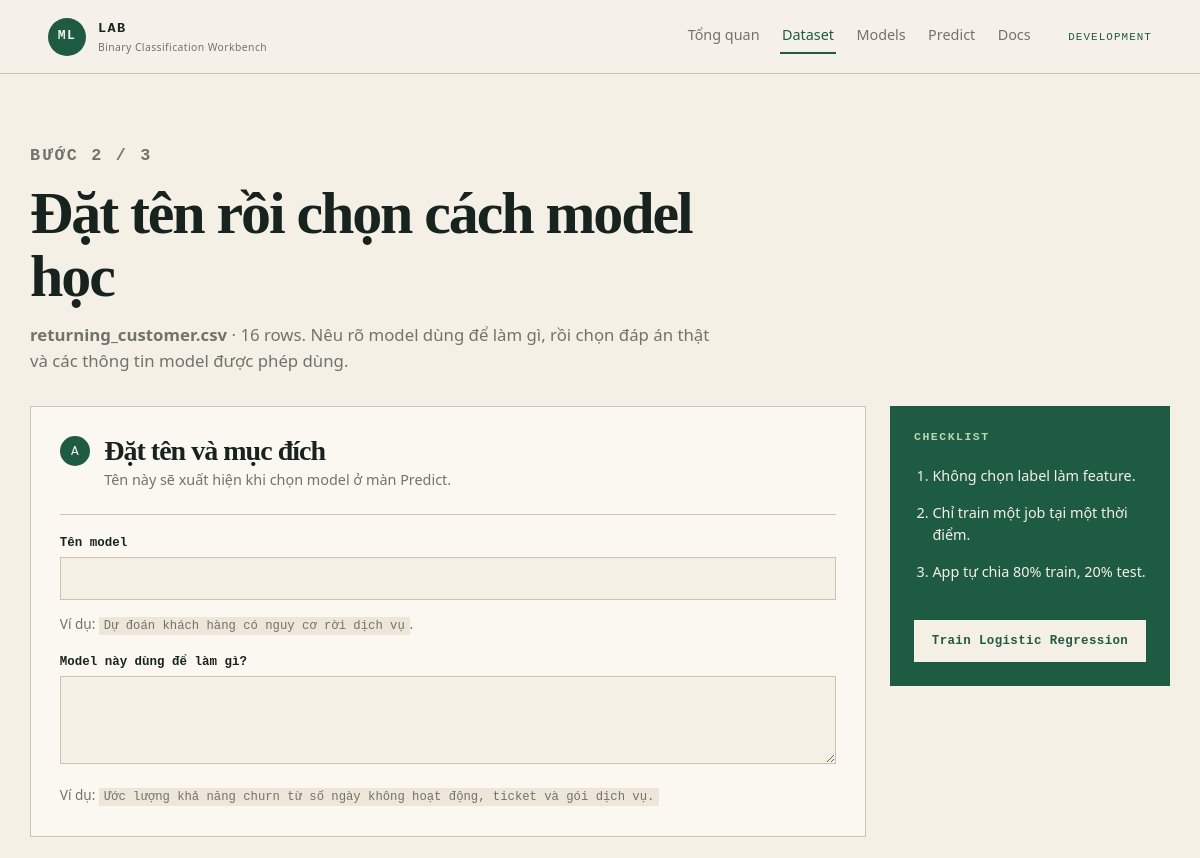
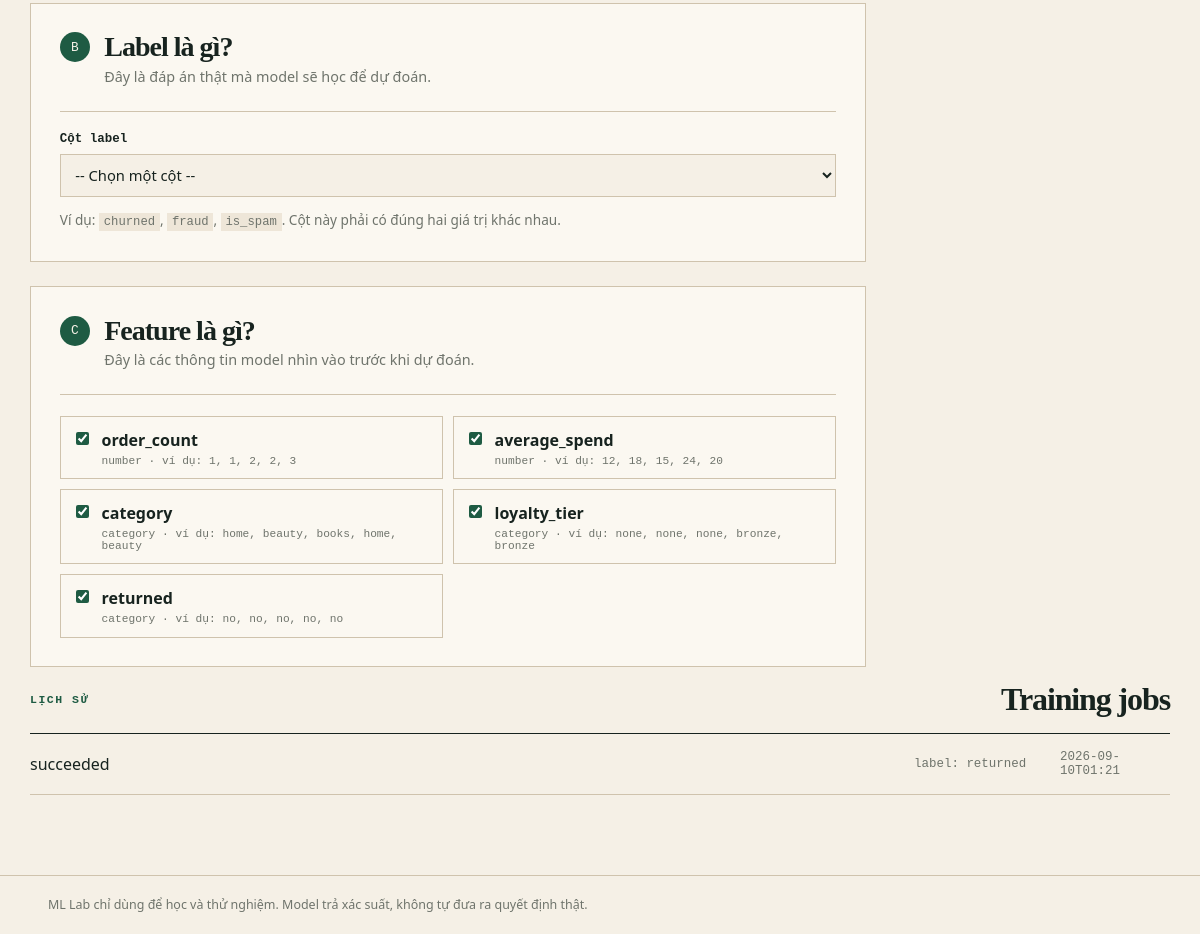
The app's page /datasets/0929758e529e451b958aeb99edbad1ea with its own data (2 pictures, top to bottom).
### tables this page shows
CREATE TABLE datasets (
                id TEXT PRIMARY KEY,
                original_filename TEXT NOT NULL,
                stored_path TEXT NOT NULL,
                row_count INTEGER NOT NULL,
                columns_json TEXT NOT NULL,
                created_at TEXT NOT NULL
            );

CREATE TABLE training_jobs (
                id TEXT PRIMARY KEY,
                dataset_id TEXT NOT NULL REFERENCES datasets(id),
                label_column TEXT NOT NULL,
                feature_columns_json TEXT NOT NULL,
                status TEXT NOT NULL CHECK(status IN ('queued', 'running', 'succeeded', 'failed')),
                error_message TEXT,
                started_at TEXT,
                completed_at TEXT,
                created_at TEXT NOT NULL
            , model_name TEXT, purpose TEXT);

### app/main.py (the view)
@app.get("/datasets/{dataset_id}", response_class=HTMLResponse)
def dataset_detail(request: Request, dataset_id: str):
    dataset = get_dataset(dataset_id)
    jobs = database.fetch_all("SELECT * FROM training_jobs WHERE dataset_id = ? ORDER BY created_at DESC", (dataset_id,))
    return view(request, "dataset_detail.html", active_page="datasets", dataset=dataset, jobs=jobs)

### app/templates/dataset_detail.html (shortened to what this page needs)
{% extends "base.html" %}
{% block content %}
<section class="page-heading compact"><p class="eyebrow">BƯỚC 2 / 3</p><h1>Đặt tên rồi chọn cách model học</h1><p><strong>{{ dataset.original_filename }}</strong> · {{ dataset.row_count }} rows. Nêu rõ model dùng để làm gì, rồi chọn đáp án thật và các thông tin model được phép dùng.</p></section>
<form class="training-layout" action="/datasets/{{ dataset.id }}/train" method="post" data-training-form>
  <section class="selection-panel">
    <div class="panel-heading"><span class="step-number">A</span><div><h2>Đặt tên và mục đích</h2><p>Tên này sẽ xuất hiện khi chọn model ở màn Predict.</p></div></div>
    <label class="form-label" for="model-name">Tên model</label>
    <input id="model-name" class="text-input" name="model_name" value="{{ form_values.model_name if form_values else '' }}" minlength="3" maxlength="80" required>
    <p class="form-help">Ví dụ: <code>Dự đoán khách hàng có nguy cơ rời dịch vụ</code>.</p>
    <label class="form-label form-label-spaced" for="purpose">Model này dùng để làm gì?</label>
    <textarea id="purpose" class="textarea-input" name="purpose" minlength="10" maxlength="240" required>{{ form_values.purpose if form_values else '' }}</textarea>
    <p class="form-help">Ví dụ: <code>Ước lượng khả năng churn từ số ngày không hoạt động, ticket và gói dịch vụ.</code></p>
  </section>
  <section class="selection-panel">
    <div class="panel-heading"><span class="step-number">B</span><div><h2>Label là gì?</h2><p>Đây là đáp án thật mà model sẽ học để dự đoán.</p></div></div>
    <label class="form-label" for="label-column">Cột label</label>
    <select id="label-column" name="label_column" class="select-input" required data-label-select>
      <option value="">-- Chọn một cột --</option>
    </select>
    <p class="form-help">Ví dụ: <code>churned</code>, <code>fraud</code>, <code>is_spam</code>. Cột này phải có đúng hai giá trị khác nhau.</p>
  </section>
  <section class="selection-panel">
    <div class="panel-heading"><span class="step-number">C</span><div><h2>Feature là gì?</h2><p>Đây là các thông tin model nhìn vào trước khi dự đoán.</p></div></div>
    <div class="column-list">
      {% for column in dataset.columns %}
      <label class="column-option" data-feature-option data-column-name="{{ column.name }}">
        <input type="checkbox" name="features" value="{{ column.name }}" checked>
        <span><strong>{{ column.name }}</strong><small>{{ column.kind }}{% if column.sample %} · ví dụ: {{ column.sample|join(', ') }}{% endif %}</small></span>
      </label>
      {% endfor %}
    </div>
  </section>
  <aside class="training-sidebar">
    <p class="eyebrow">CHECKLIST</p>
    <ol><li>Không chọn label làm feature.</li><li>Chỉ train một job tại một thời điểm.</li><li>App tự chia 80% train, 20% test.</li></ol>
    <button class="button button-primary button-wide" type="submit">Train Logistic Regression</button>
  </aside>
</form>
{% if jobs %}
<section class="recent-section"><div class="section-title"><p class="eyebrow">LỊCH SỬ</p><h2>Training jobs</h2></div><div class="list-card">{% for job in jobs %}<a class="list-row" href="/jobs/{{ job.id }}"><span>{{ job.status }}</span><span>label: {{ job.label_column }}</span><span>{{ job.created_at[:16] }}</span></a>{% endfor %}</div></section>
{% endif %}
{% endblock %}

### app/static/app.css (style rules this page uses)
:root { --ink: #17231f; --paper: #f5f0e6; --paper-deep: #e9dfcd; --line: #cfc3ad; --forest: #1e5b43; --moss: #568a4d; --coral: #bd563e; --soft-green: #dbe9d8; --soft-red: #f4ded7; --muted: #6f746c; --mono: "SFMono-Regular", Consolas, "Liberation Mono", monospace; --serif: Georgia, "Iowan Old Style", "Palatino Linotype", serif; --sans: "Avenir Next", "Segoe UI", sans-serif; }
* { box-sizing: border-box; }
body { margin: 0; color: var(--ink); background: var(--paper); font-family: var(--sans); line-height: 1.55; }
a { color: inherit; }
code { font-family: var(--mono); font-size: .9em; background: color-mix(in srgb, var(--paper-deep) 70%, transparent); padding: .12rem .3rem; }
h1, h2, h3, p { margin-top: 0; }
h1, h2 { font-family: var(--serif); line-height: 1.05; letter-spacing: -.035em; }
.eyebrow { color: var(--forest); font: 700 .72rem var(--mono); letter-spacing: .13em; }
.button { display: inline-flex; justify-content: center; align-items: center; min-height: 42px; border: 1px solid var(--forest); padding: .55rem 1rem; font: 700 .78rem var(--mono); letter-spacing: .03em; text-decoration: none; cursor: pointer; }
.button-primary { color: var(--paper); background: var(--forest); }
.button-wide { width: 100%; }
.recent-section { margin-top: 1rem; }
.section-title { display: flex; justify-content: space-between; align-items: end; margin-bottom: 1rem; }
.section-title h2 { margin: 0; font-size: 2rem; }
.list-card { border-top: 1px solid var(--ink); }
.list-row { display: grid; grid-template-columns: 1fr 130px 110px; gap: 1rem; align-items: center; padding: 1rem 0; border-bottom: 1px solid var(--line); text-decoration: none; }
.list-row span:not(:first-child) { color: var(--muted); font: .78rem var(--mono); }
.page-heading { max-width: 700px; margin-bottom: 3rem; }
.page-heading h1 { overflow-wrap: anywhere; font-size: clamp(2.7rem, 5vw, 4.5rem); margin-bottom: .9rem; }
.page-heading p { color: var(--muted); font-size: 1.05rem; }
.page-heading.compact { margin-bottom: 2rem; }
.training-layout { display: grid; grid-template-columns: minmax(0, 1fr) 280px; gap: 1.5rem; align-items: start; }
.selection-panel { padding: 1.8rem; background: #fbf8f1; border: 1px solid var(--line); }
.selection-panel { grid-column: 1; }
.panel-heading { display: flex; gap: .9rem; padding-bottom: 1.4rem; border-bottom: 1px solid var(--line); margin-bottom: 1.3rem; }
.panel-heading h2 { margin: 0 0 .25rem; font-size: 1.75rem; }
.panel-heading p { margin: 0; color: var(--muted); font-size: .9rem; }
.step-number { display: grid; place-items: center; flex: 0 0 auto; width: 30px; height: 30px; border-radius: 50%; color: var(--paper); background: var(--forest); font: .8rem var(--mono); }
.form-label, .field-group label { display: block; margin-bottom: .45rem; font: 700 .78rem var(--mono); }
.select-input, .text-input, .textarea-input, .predict-form input, .predict-form select { width: 100%; min-height: 43px; padding: .55rem .65rem; color: var(--ink); background: var(--paper); border: 1px solid var(--line); font: .92rem var(--sans); }
.textarea-input { min-height: 88px; resize: vertical; line-height: 1.45; }
.form-label-spaced { margin-top: 1.2rem; }
.form-help { margin: .8rem 0 0; color: var(--muted); font-size: .85rem; }
.column-list { display: grid; grid-template-columns: repeat(2, minmax(0, 1fr)); gap: .6rem; }
.column-option { display: flex; align-items: start; gap: .6rem; padding: .7rem; border: 1px solid var(--line); cursor: pointer; }
.column-option input { margin-top: .25rem; accent-color: var(--forest); }
.column-option strong, .column-option small { display: block; }
.column-option small { margin-top: .15rem; color: var(--muted); font: .7rem var(--mono); overflow-wrap: anywhere; }
.training-sidebar { position: sticky; top: 1.5rem; grid-column: 2; grid-row: 1 / span 2; padding: 1.5rem; background: var(--forest); color: var(--paper); }
.training-sidebar .eyebrow { color: #b7d5af; }
.training-sidebar ol { padding-left: 1.15rem; font-size: .9rem; }
.training-sidebar li { padding: .45rem 0; }
.training-sidebar .button-primary { width: 100%; margin-top: 1rem; color: var(--forest); background: var(--paper); border-color: var(--paper); }

### records on screen
datasets: original_filename "returning_customer.csv", row_count "16"
training_jobs: status "succeeded", label_column "returned", created_at "2026-09-10T01:21"

### other values on screen
{{ app_env }} "DEVELOPMENT"
{{ column.name }} "order_count" "average_spend" "category" "loyalty_tier" "returned"
{{ column.kind }} "number" "number" "category" "category" "category"
{{ column.sample|join(', ') }} "1, 1, 2, 2, 3" "12, 18, 15, 24, 20" "home, beauty, books, home, beauty" "none, none, none, bronze, bronze" "no, no, no, no, no"
